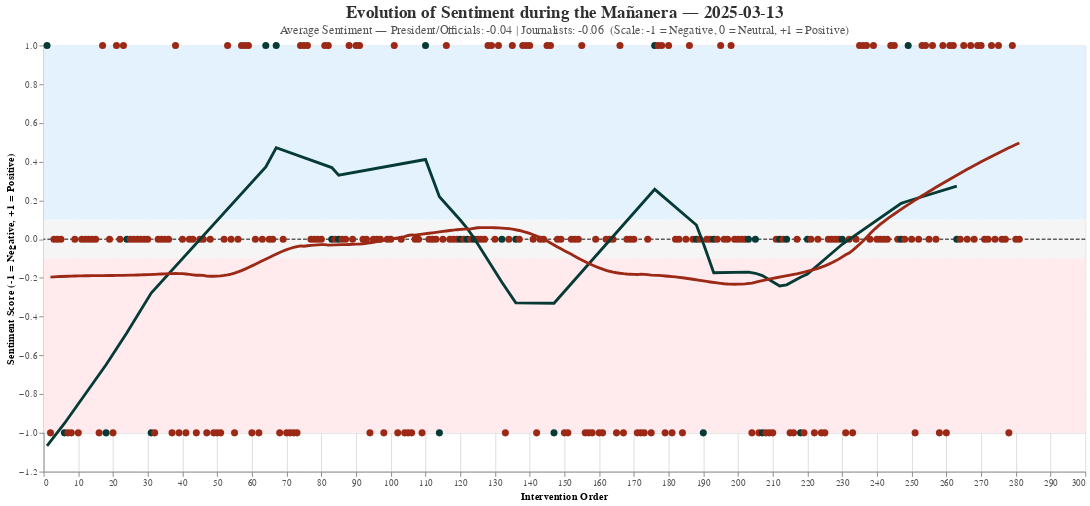

Notebook cell for this chart:
### Code cell
# Step 2. Compute average sentiment per group for subtitle
avg_sentiments = (
    conf_sent.groupby("speaker_group")["sentiment_score"]
    .mean()
    .round(2)
    .to_dict()
)
avg_pres = avg_sentiments.get("President/Official", 0)
avg_jour = avg_sentiments.get("Journalist", 0)

# Step 3. Build readable summary for subtitle
subtitle_text = (
    f"Average Sentiment — President/Officials: {avg_pres:+.2f} | "
    f"Journalists: {avg_jour:+.2f}  "
    "(Scale: -1 = Negative, 0 = Neutral, +1 = Positive)"
)

# Step 4. Sentiment zones
zones = pd.DataFrame({
    "zone": ["Positive", "Neutral", "Negative"],
    "y0": [0.1, -0.1, -1],
    "y1": [1, 0.1, -0.1],
    "color": ["#E3F2FD", "#F5F5F5", "#FFEBEE"]
})

# Step 5. Build a layer with the sentiment zones
zone_chart = (
    alt.Chart(zones)
    .mark_rect()
    .encode(
        y="y0:Q",
        y2="y1:Q",
        color=alt.Color("color:N", scale=None, legend=None)
    )
)

# Step 6. Points with individual interventions classified
points = (
    alt.Chart(conf_sent)
    .mark_circle(size=55, opacity=1)
    .encode(
        x=alt.X("intervention_order:Q", title="Intervention Order"),
        y=alt.Y("sentiment_score:Q", title="Sentiment Score (-1 = Negative, +1 = Positive)"),
        color=alt.Color(
            "speaker_group:N",
            scale=alt.Scale(
                domain=["President/Official", "Journalist"],
                range=[color_president, color_journalist]
            ),
            title="Speaker"
        ),
        tooltip=[
            "intervention_order:Q",
            "speaker_group:N",
            "sentiment_label:N",
            alt.Tooltip("p_pos:Q", title="P(Pos)", format=".2f"),
            alt.Tooltip("p_neu:Q", title="P(Neu)", format=".2f"),
            alt.Tooltip("p_neg:Q", title="P(Neg)", format=".2f"),
            alt.Tooltip("text:N", title="Excerpt")
        ]
    )
)

# Step 7. Smooth trends per group
smooth_lines = (
    alt.Chart(conf_sent)
    .transform_loess("intervention_order", "sentiment_score", groupby=["speaker_group"])
    .mark_line(size=3)
    .encode(
        x="intervention_order:Q",
        y="sentiment_score:Q",
        color=alt.Color(
            "speaker_group:N",
            scale=alt.Scale(
                domain=["President/Official", "Journalist"],
                range=[color_president, color_journalist]
            ),
            legend=None
        )
    )
)

# Step 8. Neutral line
neutral_line = (
    alt.Chart(pd.DataFrame({"y": [0]}))
    .mark_rule(color="black", strokeDash=[4, 2])
    .encode(y="y:Q")
)

# Step 9. Combine all layers
chart_sentiment = (
    zone_chart + neutral_line + points + smooth_lines
).properties(
    title={
        "text": [f"Evolution of Sentiment during the Mañanera — {pd.to_datetime(target_date).date()}"],
        "subtitle": [subtitle_text],
        "anchor": "middle",
        "fontSize": 18,
        "subtitleFontSize": 13,
        "subtitleColor": "#555"
    },
    width=1100,
    height=450
).configure_view(stroke=None)

# Step 10. Save chart
file_name = "05_sentiment_2025_03_13.svg"
full_path = f"{output_folder}/{file_name}"
chart_sentiment.save(full_path)
chart_sentiment

### Figure 1 — Vega-Lite specification as saved in the notebook (floating-point values rounded to 4 significant figures; data arrays with more than 128 entries replaced by an {"elided": "..."} marker saying what was removed)
{"config": {"title": {"fontSize": 22, "font": "Libre Franklin", "anchor": "middle", "color": "#313030"}, "axis": {"labelFont": "Libre Franklin", "titleFont": "Libre Franklin", "labelColor": "#545151"}, "view": {"strokeWidth": 0, "stroke": null}}, "layer": [{"data": {"name": "data-7790195bbb5cc51d8c018e3a33e61aad"}, "mark": {"type": "rect"}, "encoding": {"color": {"field": "color", "legend": null, "scale": null, "type": "nominal"}, "y": {"field": "y0", "type": "quantitative"}, "y2": {"field": "y1"}}}, {"data": {"name": "data-a0a55d106695e8d630baff0f16eee66d"}, "mark": {"type": "rule", "color": "black", "strokeDash": [4, 2]}, "encoding": {"y": {"field": "y", "type": "quantitative"}}}, {"data": {"name": "data-ad28c7abd21a2895d55a7a33b5b46c8f"}, "mark": {"type": "circle", "opacity": 1, "size": 55}, "encoding": {"color": {"field": "speaker_group", "scale": {"domain": ["President/Official", "Journalist"], "range": ["#9B2915", "#063A35"]}, "title": "Speaker", "type": "nominal"}, "tooltip": [{"field": "intervention_order", "type": "quantitative"}, {"field": "speaker_group", "type": "nominal"}, {"field": "sentiment_label", "type": "nominal"}, {"field": "p_pos", "format": ".2f", "title": "P(Pos)", "type": "quantitative"}, {"field": "p_neu", "format": ".2f", "title": "P(Neu)", "type": "quantitative"}, {"field": "p_neg", "format": ".2f", "title": "P(Neg)", "type": "quantitative"}, {"field": "text", "title": "Excerpt", "type": "nominal"}], "x": {"field": "intervention_order", "title": "Intervention Order", "type": "quantitative"}, "y": {"field": "sentiment_score", "title": "Sentiment Score (-1 = Negative, +1 = Positive)", "type": "quantitative"}}}, {"data": {"name": "data-ad28c7abd21a2895d55a7a33b5b46c8f"}, "mark": {"type": "line", "size": 3}, "encoding": {"color": {"field": "speaker_group", "legend": null, "scale": {"domain": ["President/Official", "Journalist"], "range": ["#9B2915", "#063A35"]}, "type": "nominal"}, "x": {"field": "intervention_order", "type": "quantitative"}, "y": {"field": "sentiment_score", "type": "quantitative"}}, "transform": [{"loess": "sentiment_score", "on": "intervention_order", "groupby": ["speaker_group"]}]}], "height": 450, "title": {"text": ["Evolution of Sentiment during the Mañanera — 2025-03-13"], "subtitle": ["Average Sentiment — President/Officials: -0.04 | Journalists: -0.06  (Scale: -1 = Negative, 0 = Neutral, +1 = Positive)"], "anchor": "middle", "fontSize": 18, "subtitleFontSize": 13, "subtitleColor": "#555"}, "width": 1100, "$schema": "https://vega.github.io/schema/vega-lite/v5.20.1.json", "datasets": {"data-7790195bbb5cc51d8c018e3a33e61aad": [{"zone": "Positive", "y0": 0.1, "y1": 1.0, "color": "#E3F2FD"}, {"zone": "Neutral", "y0": -0.1, "y1": 0.1, "color": "#F5F5F5"}, {"zone": "Negative", "y0": -1.0, "y1": -0.1, "color": "#FFEBEE"}], "data-a0a55d106695e8d630baff0f16eee66d": [{"y": 0}], "data-ad28c7abd21a2895d55a7a33b5b46c8f": {"elided": "281 records"}}}
